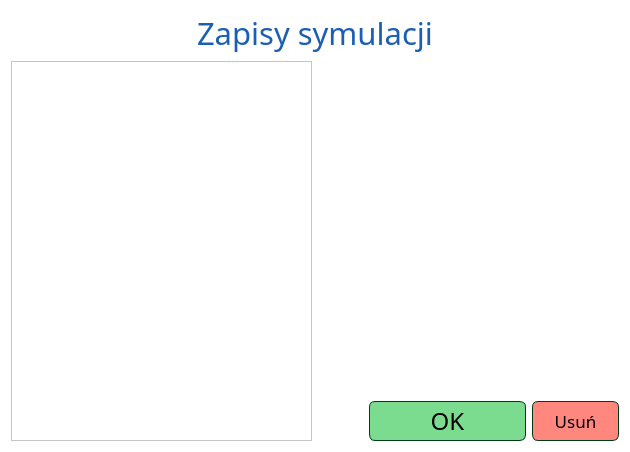
<?xml version="1.0" encoding="UTF-8"?>
<ui version="4.0">
 <class>SimulationSavesWindow</class>
 <widget class="QDialog" name="SimulationSavesWindow">
  <property name="geometry">
   <rect>
    <x>0</x>
    <y>0</y>
    <width>630</width>
    <height>452</height>
   </rect>
  </property>
  <property name="windowTitle">
   <string>Zapisy symulacji</string>
  </property>
  <property name="styleSheet">
   <string notr="true">background: rgb(255, 255, 255);</string>
  </property>
  <layout class="QVBoxLayout" name="verticalLayout_2">
   <item>
    <layout class="QHBoxLayout" name="horizontalLayout">
     <item>
      <spacer name="horizontalSpacer">
       <property name="orientation">
        <enum>Qt::Horizontal</enum>
       </property>
       <property name="sizeHint" stdset="0">
        <size>
         <width>40</width>
         <height>20</height>
        </size>
       </property>
      </spacer>
     </item>
     <item>
      <widget class="QLabel" name="label_title">
       <property name="font">
        <font>
         <family>Quicksand Medium</family>
         <pointsize>23</pointsize>
         <bold>false</bold>
        </font>
       </property>
       <property name="styleSheet">
        <string notr="true">QLabel{
color: rgb(26, 95, 180);
}</string>
       </property>
       <property name="text">
        <string>Zapisy symulacji</string>
       </property>
      </widget>
     </item>
     <item>
      <spacer name="horizontalSpacer_2">
       <property name="orientation">
        <enum>Qt::Horizontal</enum>
       </property>
       <property name="sizeHint" stdset="0">
        <size>
         <width>40</width>
         <height>20</height>
        </size>
       </property>
      </spacer>
     </item>
    </layout>
   </item>
   <item>
    <layout class="QHBoxLayout" name="horizontalLayout_3">
     <item>
      <widget class="QListView" name="listView_simulationSaves">
       <property name="styleSheet">
        <string notr="true">QListView{
	background-color: rgb(255, 255, 255);
color: black;
}
QListView::item:selected
{
    background-color: rgb(240,240,253);
	color: black;
}</string>
       </property>
      </widget>
     </item>
     <item>
      <layout class="QVBoxLayout" name="verticalLayout" stretch="0,1,0">
       <item>
        <layout class="QFormLayout" name="formLayout"/>
       </item>
       <item>
        <spacer name="verticalSpacer">
         <property name="orientation">
          <enum>Qt::Vertical</enum>
         </property>
         <property name="sizeHint" stdset="0">
          <size>
           <width>20</width>
           <height>40</height>
          </size>
         </property>
        </spacer>
       </item>
       <item>
        <layout class="QHBoxLayout" name="horizontalLayout_2" stretch="0,20,11">
         <item>
          <widget class="QPushButton" name="pushButton_add">
           <property name="sizePolicy">
            <sizepolicy hsizetype="Expanding" vsizetype="Expanding">
             <horstretch>0</horstretch>
             <verstretch>0</verstretch>
            </sizepolicy>
           </property>
           <property name="minimumSize">
            <size>
             <width>45</width>
             <height>40</height>
            </size>
           </property>
           <property name="maximumSize">
            <size>
             <width>45</width>
             <height>40</height>
            </size>
           </property>
           <property name="focusPolicy">
            <enum>Qt::NoFocus</enum>
           </property>
           <property name="text">
            <string/>
           </property>
           <property name="icon">
            <iconset resource="../../../assets.qrc">
             <normaloff>:/img/plus.png</normaloff>:/img/plus.png</iconset>
           </property>
           <property name="iconSize">
            <size>
             <width>40</width>
             <height>40</height>
            </size>
           </property>
           <property name="autoDefault">
            <bool>false</bool>
           </property>
           <property name="default">
            <bool>false</bool>
           </property>
           <property name="flat">
            <bool>true</bool>
           </property>
          </widget>
         </item>
         <item>
          <widget class="QPushButton" name="pushButton_OK">
           <property name="enabled">
            <bool>true</bool>
           </property>
           <property name="sizePolicy">
            <sizepolicy hsizetype="Expanding" vsizetype="Expanding">
             <horstretch>0</horstretch>
             <verstretch>0</verstretch>
            </sizepolicy>
           </property>
           <property name="font">
            <font>
             <family>Quicksand Medium</family>
             <pointsize>18</pointsize>
            </font>
           </property>
           <property name="styleSheet">
            <string notr="true">QPushButton{
border: 1px solid rgb(0, 59, 23);
border-radius: 6px;
color: rgb(0, 0, 0);
background-color: rgb(123, 220, 144);
}
QPushButton:hover{
background-color: rgb(153, 253, 174);
}</string>
           </property>
           <property name="text">
            <string>OK</string>
           </property>
          </widget>
         </item>
         <item>
          <widget class="QPushButton" name="pushButton_remove">
           <property name="enabled">
            <bool>true</bool>
           </property>
           <property name="sizePolicy">
            <sizepolicy hsizetype="Expanding" vsizetype="Expanding">
             <horstretch>0</horstretch>
             <verstretch>0</verstretch>
            </sizepolicy>
           </property>
           <property name="font">
            <font>
             <family>Quicksand Medium</family>
             <pointsize>13</pointsize>
            </font>
           </property>
           <property name="styleSheet">
            <string notr="true">QPushButton{
border: 1px solid rgb(0, 59, 23);
border-radius: 6px;
color: rgb(0, 0, 0);
background-color: rgb(255, 135, 125);
}
QPushButton:hover{
background-color: rgb(255, 160, 150);
}</string>
           </property>
           <property name="text">
            <string>Usuń</string>
           </property>
          </widget>
         </item>
        </layout>
       </item>
      </layout>
     </item>
    </layout>
   </item>
  </layout>
 </widget>
 <resources>
  <include location="../../../assets.qrc"/>
 </resources>
 <connections/>
</ui>
